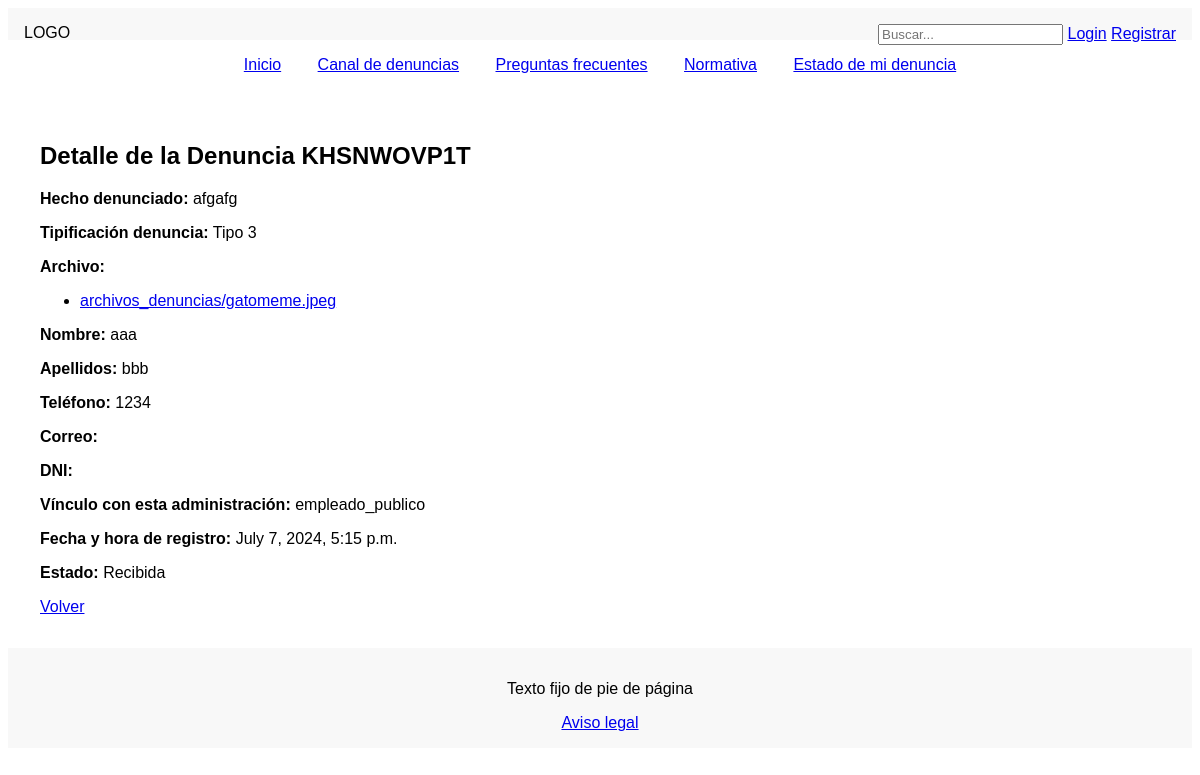
/detalle-denuncia/1/, run on the app's committed database.
### myapp/models.py (models this page shows, shortened)
class Denuncia(models.Model):
    ESTADO_CHOICES = [
        ('recibida', 'Recibida'),
        ('en_evaluacion', 'En evaluación'),
        ('en_investigacion', 'En investigación'),
        ('concluida', 'Concluida'),
    ]
    TIPIFICACION_CHOICES = [
        ('tipo1', 'Tipo 1'),
        ('tipo2', 'Tipo 2'),
        ('tipo3', 'Tipo 3'),
    ]
    VINCULO_CHOICES = [
        ('empleado_publico', 'Soy empleado público'),
        ('proveedor', 'Trabajo para una empresa proveedora'),
    ]
    hecho_denunciado = models.TextField()
    tipificacion_denuncia = models.CharField(max_length=100, choices=TIPIFICACION_CHOICES)
    nombre = models.CharField(max_length=100, blank=True)
    apellidos = models.CharField(max_length=100, blank=True)
    telefono = models.CharField(max_length=20, blank=True)
    correo = models.EmailField(blank=True)
    dni = models.CharField(max_length=20, blank=True)
    vinculo = models.CharField(max_length=100, choices=VINCULO_CHOICES)
    captcha = models.CharField(max_length=10)
    codigo_identificacion = models.CharField(max_length=10, unique=True)
    fecha_hora = models.DateTimeField(auto_now_add=True)
    estado = models.CharField(max_length=20, choices=ESTADO_CHOICES, default='recibida')

class DenunciaArchivo(models.Model):
    denuncia = models.ForeignKey(Denuncia, on_delete=models.CASCADE)
    archivo = models.FileField(upload_to='archivos_denuncias/')

### myapp/views.py (the view)
# urls.py: path('detalle-denuncia/<int:pk>/', views.detalle_denuncia, name='detalle_denuncia'),
def detalle_denuncia(request, pk):
    denuncia = get_object_or_404(Denuncia, pk=pk)
    archivos = DenunciaArchivo.objects.filter(denuncia=denuncia)
    return render(request, 'detalle_denuncia.html', {'denuncia': denuncia, 'archivos': archivos})

### myapp/templates/detalle_denuncia.html (shortened to what this page needs)
{% extends 'base.html' %}
{% block content %}
<h2>Detalle de la Denuncia {{ denuncia.codigo_identificacion }}</h2>
<p><strong>Hecho denunciado:</strong> {{ denuncia.hecho_denunciado }}</p>
<p><strong>Tipificación denuncia:</strong> {{ denuncia.get_tipificacion_denuncia_display }}</p>
<p><strong>Archivo:</strong></p>
{% if archivos %}
    <ul>
    {% for archivo in archivos %}
        <li><a href="{{ archivo.archivo.url }}" download>{{ archivo.archivo.name }}</a></li>
    {% endfor %}
    </ul>
{% else %}
    <p>No hay archivos adjuntos.</p>
{% endif %}
<p><strong>Nombre:</strong> {{ denuncia.nombre }}</p>
<p><strong>Apellidos:</strong> {{ denuncia.apellidos }}</p>
<p><strong>Teléfono:</strong> {{ denuncia.telefono }}</p>
<p><strong>Correo:</strong> {{ denuncia.correo }}</p>
<p><strong>DNI:</strong> {{ denuncia.dni }}</p>
<p><strong>Vínculo con esta administración:</strong> {{ denuncia.vinculo }}</p>
<p><strong>Fecha y hora de registro:</strong> {{ denuncia.fecha_hora }}</p>
<p><strong>Estado:</strong> {{ denuncia.get_estado_display }}</p>
<a href="{% url 'estado_denuncia' %}" class="button">Volver</a>
{% endblock %}

### myapp/templates/base.html (shortened to what this page needs)
<!DOCTYPE html>
<html lang="en">
<head>
    {% load static %}
    <link rel="stylesheet" href="{% static 'css/styles.css' %}">
</head>
<body>
    <header>
        <div class="logo">LOGO</div>
        <div class="search">
            <input type="text" placeholder="Buscar...">
            {% if user.is_authenticated %}
                <a href="{% url 'user_logout' %}" class="button">Salir</a>
            {% else %}
                <a href="{% url 'user_login' %}" class="button">Login</a>
                <a href="{% url 'register' %}" class="button">Registrar</a>
            {% endif %}
        </div>
    </header>
    <nav>
        <ul>
            <li><a href="{% url 'index' %}">Inicio</a></li>
            {% if user.is_authenticated %}
                <li><a href="{% url 'lista_denuncias' %}">Lista de denuncias</a></li>
                <li><a href="{% url 'consultas' %}">Consultas</a></li>
                <li><a href="{% url 'expedientes' %}">Expedientes</a></li>
                <li><a href="{% url 'informes' %}">Informes</a></li>
            {% else %}
                <li><a href="{% url 'canal_denuncias' %}">Canal de denuncias</a></li>
                <li><a href="{% url 'preguntas_frecuentes' %}">Preguntas frecuentes</a></li>
                <li><a href="{% url 'normativa' %}">Normativa</a></li>
                <li><a href="{% url 'estado_denuncia' %}">Estado de mi denuncia</a></li>
            {% endif %}
        </ul>
    </nav>
    <main>
        {% block content %}
        {% endblock %}
    </main>
    <footer>
        <p>Texto fijo de pie de página</p>
        <a href="{% url 'aviso_legal' %}">Aviso legal</a>
    </footer>
</body>
</html>

### myapp/static/css/styles.css (style rules this page uses)
body { font-family: Arial, sans-serif; background-color: #ffffff; }
header, footer { background-color: #f8f8f8; padding: 1em; text-align: center; }
header .logo { float: left; }
header .search { float: right; }
nav ul { list-style-type: none; padding: 0; text-align: center; }
nav ul li { display: inline; margin: 0 1em; }
main { padding: 2em; }
footer { clear: both; }

### data on the page
Denuncia: codigo_identificacion "KHSNWOVP1T", hecho_denunciado "afgafg", tipificacion_denuncia "Tipo 3", nombre "aaa", apellidos "bbb", telefono "1234", vinculo "empleado_publico", fecha_hora "July 7, 2024, 5:15 p.m.", estado "Recibida"
DenunciaArchivo: archivo.name "archivos_denuncias/gatomeme.jpeg"
